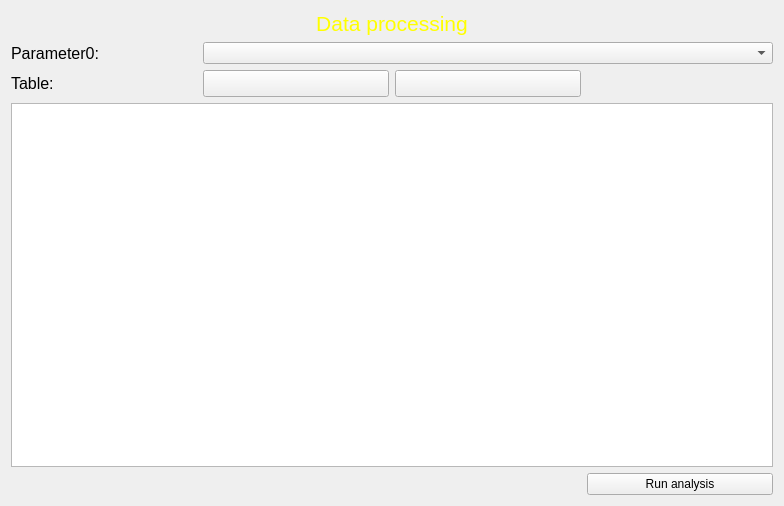
<?xml version="1.0" encoding="UTF-8"?>
<ui version="4.0">
 <class>Form</class>
 <widget class="QWidget" name="Form">
  <property name="geometry">
   <rect>
    <x>0</x>
    <y>0</y>
    <width>784</width>
    <height>506</height>
   </rect>
  </property>
  <property name="sizePolicy">
   <sizepolicy hsizetype="Expanding" vsizetype="Expanding">
    <horstretch>0</horstretch>
    <verstretch>0</verstretch>
   </sizepolicy>
  </property>
  <property name="windowTitle">
   <string/>
  </property>
  <layout class="QGridLayout" name="gridLayout">
   <item row="4" column="3">
    <widget class="QPushButton" name="ButtonStart">
     <property name="text">
      <string>Run analysis</string>
     </property>
     <property name="icon">
      <iconset>
       <normaloff>../Pictures/emblem-checked.svg</normaloff>../Pictures/emblem-checked.svg</iconset>
     </property>
    </widget>
   </item>
   <item row="3" column="0" colspan="4">
    <widget class="QTableWidget" name="TableTable">
     <property name="rowCount">
      <number>0</number>
     </property>
     <property name="columnCount">
      <number>0</number>
     </property>
    </widget>
   </item>
   <item row="2" column="1">
    <widget class="QPushButton" name="ButtonAddItem">
     <property name="font">
      <font>
       <pointsize>12</pointsize>
      </font>
     </property>
     <property name="text">
      <string/>
     </property>
     <property name="icon">
      <iconset>
       <normaloff>../Pictures/emblem-added.svg</normaloff>../Pictures/emblem-added.svg</iconset>
     </property>
    </widget>
   </item>
   <item row="2" column="2">
    <widget class="QPushButton" name="ButtonDeleteItem">
     <property name="font">
      <font>
       <pointsize>12</pointsize>
      </font>
     </property>
     <property name="text">
      <string/>
     </property>
     <property name="icon">
      <iconset>
       <normaloff>../Pictures/package-remove.svg</normaloff>../Pictures/package-remove.svg</iconset>
     </property>
    </widget>
   </item>
   <item row="2" column="0">
    <widget class="QLabel" name="LabelTable">
     <property name="font">
      <font>
       <pointsize>12</pointsize>
      </font>
     </property>
     <property name="text">
      <string>Table:</string>
     </property>
    </widget>
   </item>
   <item row="0" column="0" colspan="4">
    <widget class="QLabel" name="label">
     <property name="palette">
      <palette>
       <active>
        <colorrole role="WindowText">
         <brush brushstyle="SolidPattern">
          <color alpha="255">
           <red>255</red>
           <green>255</green>
           <blue>0</blue>
          </color>
         </brush>
        </colorrole>
       </active>
       <inactive>
        <colorrole role="WindowText">
         <brush brushstyle="SolidPattern">
          <color alpha="255">
           <red>255</red>
           <green>255</green>
           <blue>0</blue>
          </color>
         </brush>
        </colorrole>
       </inactive>
       <disabled>
        <colorrole role="WindowText">
         <brush brushstyle="SolidPattern">
          <color alpha="255">
           <red>110</red>
           <green>113</green>
           <blue>117</blue>
          </color>
         </brush>
        </colorrole>
       </disabled>
      </palette>
     </property>
     <property name="font">
      <font>
       <pointsize>16</pointsize>
      </font>
     </property>
     <property name="mouseTracking">
      <bool>true</bool>
     </property>
     <property name="text">
      <string>Data processing</string>
     </property>
     <property name="textFormat">
      <enum>Qt::PlainText</enum>
     </property>
     <property name="alignment">
      <set>Qt::AlignCenter</set>
     </property>
    </widget>
   </item>
   <item row="1" column="1" colspan="3">
    <widget class="QComboBox" name="ComboBoxParameter0"/>
   </item>
   <item row="1" column="0">
    <widget class="QLabel" name="LabelParameter0">
     <property name="font">
      <font>
       <pointsize>12</pointsize>
      </font>
     </property>
     <property name="text">
      <string>Parameter0:</string>
     </property>
    </widget>
   </item>
  </layout>
 </widget>
 <resources/>
 <connections/>
</ui>
